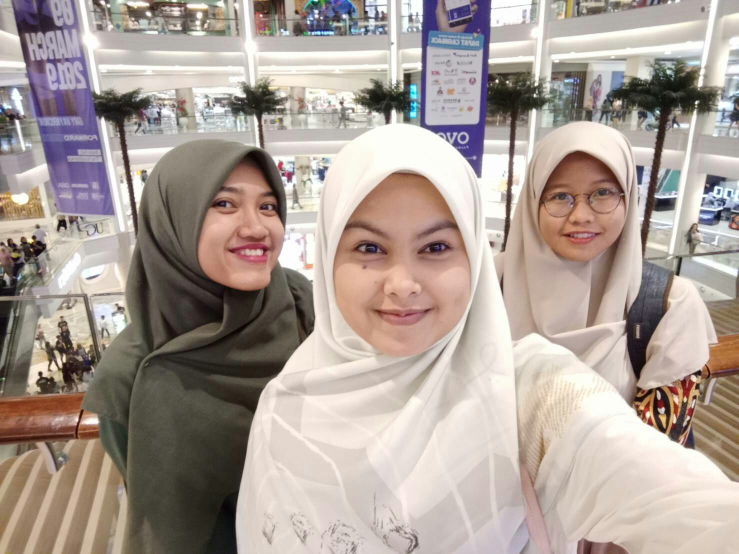
#> input picture image_processing/img/mut_ndah.jpg, 1477 x 1108 px (shown at 1/2 size)
$ python 6-face_eye_smile.py
#> lines starting #> are read from the running program, lines starting #| are printed output that depends on the picture
import cv2

face = cv2.CascadeClassifier('file-xml/face-detect.xml')
eye = cv2.CascadeClassifier('file-xml/eye-detect.xml')
smile = cv2.CascadeClassifier('file-xml/smile-detect.xml')

""" Face Eye Smile Detection"""
img = cv2.imread('img/mut_ndah.jpg')
#> img is the input picture: shape (1108, 1477, 3); mean B, G, R 151.8, 159.4, 172.1
img = cv2.resize(img,(640,480))
#> img: shape (480, 640, 3)

gray = cv2.cvtColor(img, cv2.COLOR_BGR2GRAY) #cvt = convert
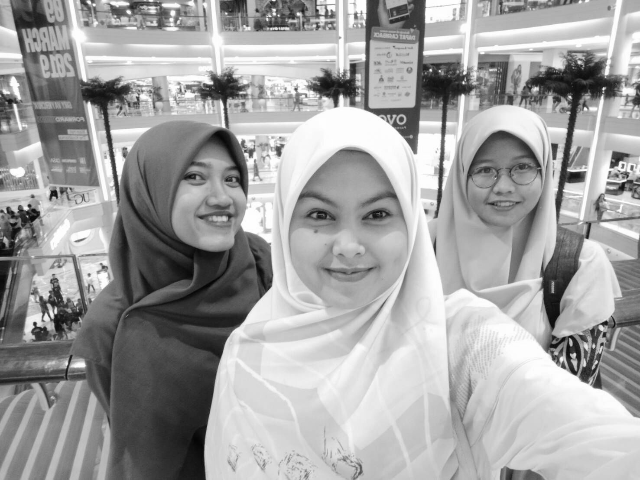
#> gray: shape (480, 640); min 4, max 255, mean 162.2
muka = face.detectMultiScale(gray, 1.3, 4) # 1.4, 4
#> muka = [[460, 136, 89, 89], [165, 141, 99, 99], [272, 158, 153, 153]]

for (x, y, w, h) in muka:       #sumbu x dan y, sdgkan w & h = lebar dan tinggi muka
    # membuat kotak pada wajah gambar img mulai dari kordinat (x, y) sampai kodrdinat (x+w, y+h) dengan warna hijau(0,255,0) tebal garis 5px
    cv2.rectangle(img, (x, y), (x + w, y + h), (0, 255, 0), 2)
    # Region of Image (ROI) untuk mata
    roi_warna = img[y:y+h, x:x+w]
    roi_gray = gray[y:y+h, x:x+w]

    # [7 lines of commented-out code are left out]

    mata = eye.detectMultiScale(roi_gray, 1.3, 2)
    senyum = smile.detectMultiScale(roi_gray, 1.9, 8)

    for (mx, my, mw, mh) in mata:
        roi_mata = mata[my:my+mh, mx:mx+mw]
        h,w = roi_mata.shape[:2]
        # cv2.rectangle(roi_warna, (mx, my), (mx + mw, my + mh), (0, 255, 255), 1)
        if mw > 21:
            cv2.rectangle(roi_warna, (mx, my), (mx + mw, my + mh), (0, 255, 255), 1)
        else:
            pass
            # cv2.rectangle(roi_warna, (mx, my), (mx + mw, my + mh), (255, 0, 0), 1)
        print(mw,mh)

    for (sx, sy, sw, sh) in senyum:
        cv2.rectangle(roi_warna, (sx, sy), (sx + sw, sy + sh), (255, 255, 0), 1)
#> this loop made 3 passes
#> (x, y, mata, senyum) on passes 1 to 3: (460, 136, [[51, 21, 20, 20], [13, 22, 26, 26], [44, 17, 32, 32]], [[26, 60, 36, 18]]), (165, 141, [[14, 20, 32, 32], [55, 27, 24, 24]], [[37, 70, 36, 18]]), (272, 158, [[83, 36, 41, 41], [27, 37, 41, 41]], [[45, 98, 68, 34]])
#| 20 20
#| 26 26
#| 32 32
#| 32 32
#| 24 24
#| 41 41
#| 41 41
#> pass 1, `roi_warna = img[y:y+h, x:x+w]`:
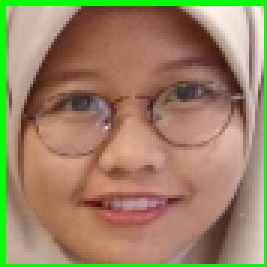
#> roi_warna: shape (89, 89, 3) (shown 3 times larger); mean B, G, R 100.2, 132.6, 153.7
#> pass 1, `roi_gray = gray[y:y+h, x:x+w]`:
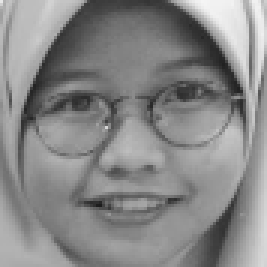
#> roi_gray: shape (89, 89) (shown 3 times larger); min 28, max 245, mean 135.9
#> pass 2, `roi_gray = gray[y:y+h, x:x+w]`:
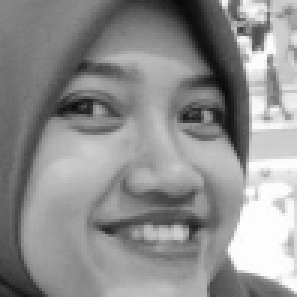
#> roi_gray: shape (99, 99) (shown 3 times larger); min 9, max 255, mean 143.1
#> after the loop:
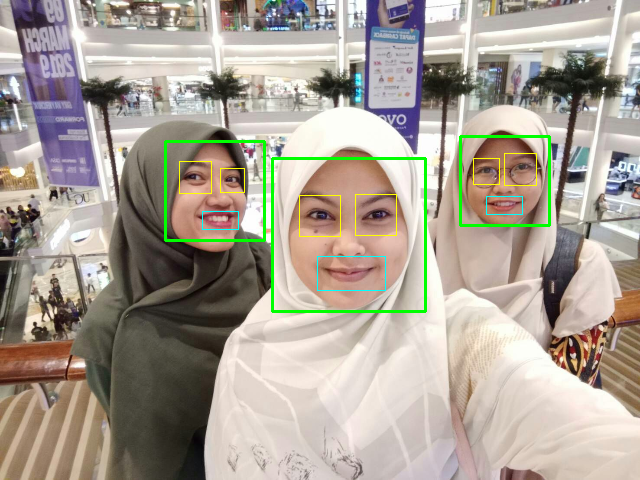
#> img: shape (480, 640, 3); mean B, G, R 149.4, 160.8, 169.4
#> after the loop:
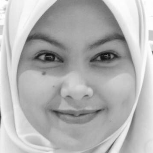
#> roi_gray: shape (153, 153); min 15, max 254, mean 179.2
#> after the loop:
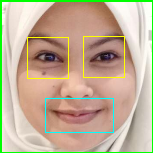
#> roi_warna: shape (153, 153, 3); mean B, G, R 149.2, 175.7, 192.6

cv2.imshow('face eye smile detection', img)

"""Face Smile Detection"""
img = cv2.imread('img/studek.JPG')
#> (the run stopped early here; a loop or call above may not have finished)

$ run again, with image_processing/img/mut.jpg copied over image_processing/img/mut_ndah.jpg
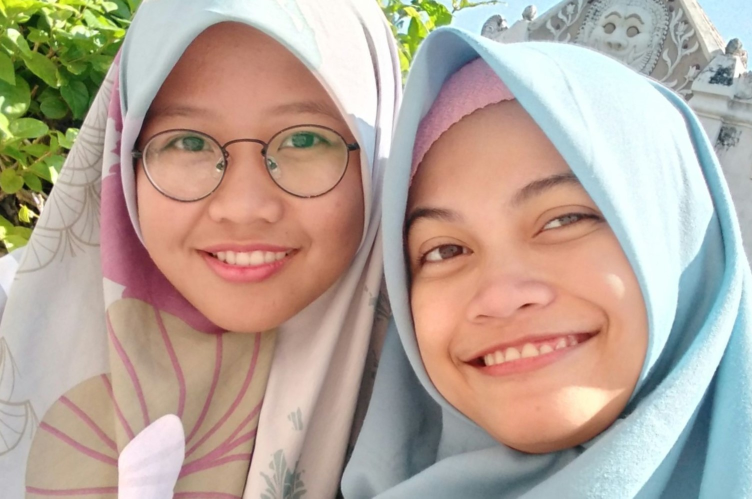
#> input picture image_processing/img/mut.jpg, 1504 x 997 px (shown at 1/2 size)
#> img is the input picture: shape (997, 1504, 3); mean B, G, R 152.8, 165.4, 181.6
#> muka = [[104, 144, 114, 114], [72, 40, 264, 264], [303, 140, 255, 255]]
#> the loop `for (x, y, w, h) in muka:` made 3 passes
#> (x, y, mata, senyum) on passes 2 to 3: (72, 40, [[157, 68, 54, 54], [61, 74, 52, 52]], [[74, 174, 130, 65]]), (303, 140, [[46, 74, 59, 59], [135, 39, 73, 73], [81, 186, 44, 44]], [[87, 158, 130, 65]])
#> (printed output is left out)
#> after the loop `for (x, y, w, h) in muka:`:
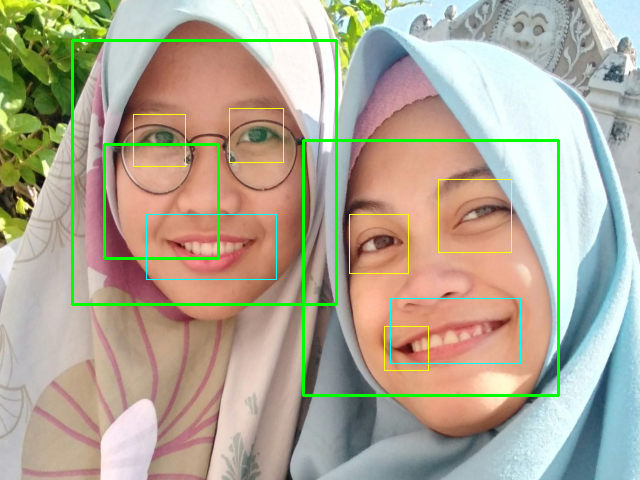
#> img: shape (480, 640, 3); mean B, G, R 148.9, 168.3, 176.7
#> after the loop `for (x, y, w, h) in muka:`:
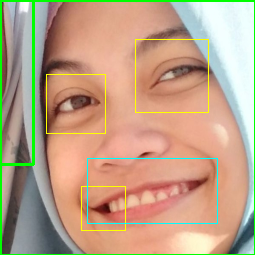
#> roi_warna: shape (255, 255, 3); mean B, G, R 134.5, 161.6, 189.7

$ run again, with image_processing/img/mutia.JPG copied over image_processing/img/mut_ndah.jpg
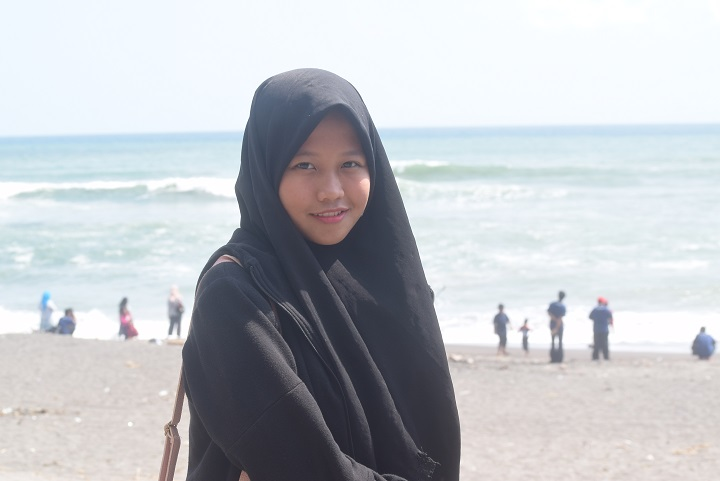
#> input picture image_processing/img/mutia.JPG, 720 x 481 px
#> img is the input picture: shape (481, 720, 3); mean B, G, R 199.2, 194.3, 191.2
#> muka = [[242, 131, 101, 101]]
#> the loop `for (x, y, w, h) in muka:` made 1 pass
#> (x, y, mata, senyum) on pass 1: (242, 131, [[56, 21, 25, 25], [14, 21, 30, 30]], [[32, 74, 36, 18]])
#> (printed output is left out)
#> after the loop `for (x, y, w, h) in muka:`:
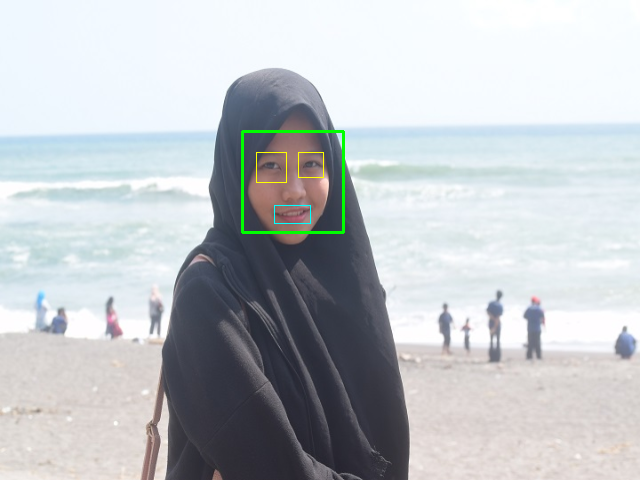
#> img: shape (480, 640, 3); mean B, G, R 198.7, 195, 190.8
#> after the loop `for (x, y, w, h) in muka:`:
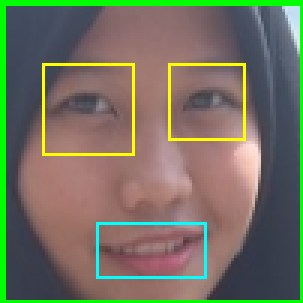
#> roi_warna: shape (101, 101, 3) (shown 3 times larger); mean B, G, R 96.4, 113.7, 115.2
